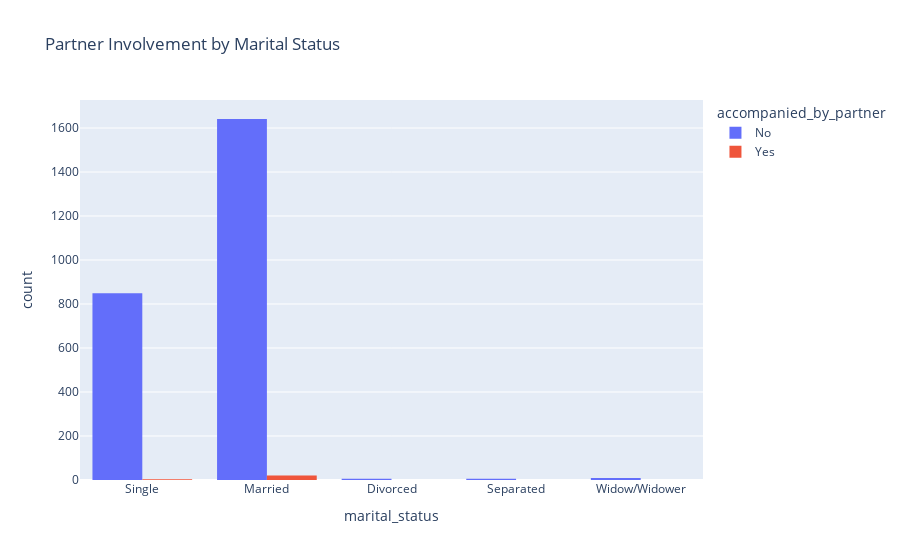

The cell this chart's notebook holds for it:
### Code cell
#Partner Involvement by Marital Status
px.histogram(df_fin, x='marital_status', color='accompanied_by_partner',
             barmode='group', title='Partner Involvement by Marital Status').show()

### Figure 1 — Plotly figure (JSON) as saved in the notebook; plotly's stock layout.template omitted (floating-point values rounded to 4 significant figures; data arrays with more than 128 entries replaced by an {"elided": "..."} marker saying what was removed)
{"data": [{"alignmentgroup": "True", "bingroup": "x", "hovertemplate": "accompanied_by_partner=No<br>marital_status=%{x}<br>count=%{y}<extra></extra>", "legendgroup": "No", "marker": {"color": "#636efa", "pattern": {"shape": ""}}, "name": "No", "offsetgroup": "No", "orientation": "v", "showlegend": true, "type": "histogram", "x": {"elided": "2511 str values"}, "xaxis": "x", "yaxis": "y"}, {"alignmentgroup": "True", "bingroup": "x", "hovertemplate": "accompanied_by_partner=Yes<br>marital_status=%{x}<br>count=%{y}<extra></extra>", "legendgroup": "Yes", "marker": {"color": "#EF553B", "pattern": {"shape": ""}}, "name": "Yes", "offsetgroup": "Yes", "orientation": "v", "showlegend": true, "type": "histogram", "x": ["Married", "Single", "Married", "Married", "Married", "Married", "Married", "Married", "Married", "Married", "Single", "Married", "Married", "Married", "Married", "Married", "Married", "Married", "Single", "Married", "Married", "Married", "Married"], "xaxis": "x", "yaxis": "y"}], "layout": {"autosize": true, "barmode": "group", "legend": {"title": {"text": "accompanied_by_partner"}, "tracegroupgap": 0}, "title": {"text": "Partner Involvement by Marital Status"}, "xaxis": {"anchor": "y", "autorange": true, "domain": [0, 1], "range": [-0.5, 4.5], "title": {"text": "marital_status"}, "type": "category"}, "yaxis": {"anchor": "x", "autorange": true, "domain": [0, 1], "range": [0, 1727.0], "title": {"text": "count"}}}}
